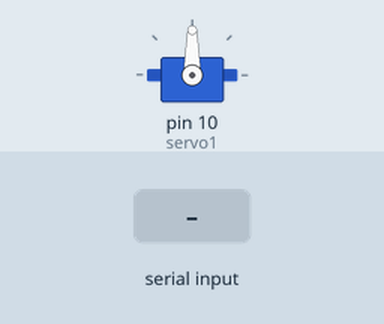
Recording of a sketch running on a simulated Arduino Uno, built with avr-gcc and run on an emulated ATmega328P. Shown: servo. Inputs (shaded band) come from the test bench.

Above: at 1.2 s.
1.3 s: "0" received over Serial
At 2.3 s:
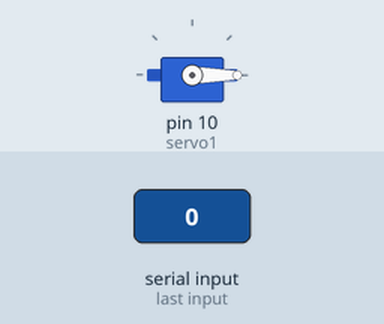
At 3.7 s:
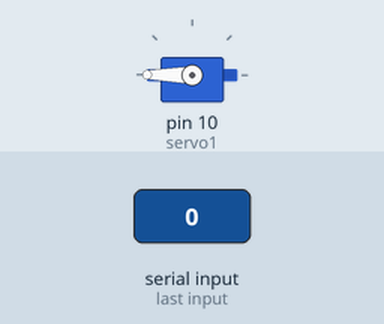
4.0 s: "1" received over Serial
At 4.7 s:
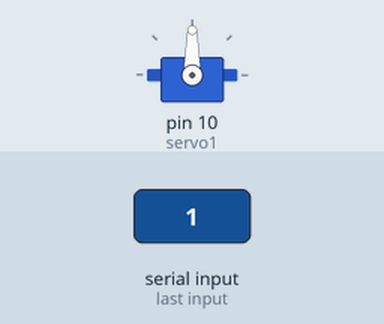
Timing chart, 0 to 7.0 s (numbered marks = the images above; inputs shaded):
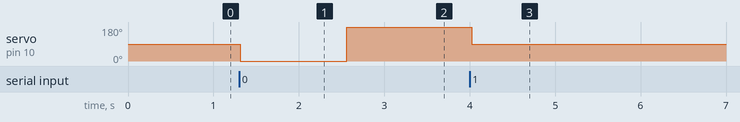

Measured:
- after the input at 1.3 s, servo on pin 10 (servo1): 90° → 0° at once, → 180° 1.3 s later
- after the input at 4.0 s, servo on pin 10 (servo1): 180° → 90° at once

The sketch:

Automatic_gun_shoot.ino
```cpp
#include <Servo.h>

Servo servo1;
void setup() {
  // put your setup code here, to run once:
  servo1.attach(10);
  Serial.begin(9600);

}

void loop() {
  // put your main code here, to run repeatedly:
int val;
if (Serial.available()){
  delay(10);
  while(Serial.available()>0){
    val=Serial.read();
    if(val=='0')
    {
    servo1.write(-180);
    delay(1250);
    servo1.write(180);}
     if(val=='1')
     {delay(10);
    servo1.write(90);}
  }
}
}
```
